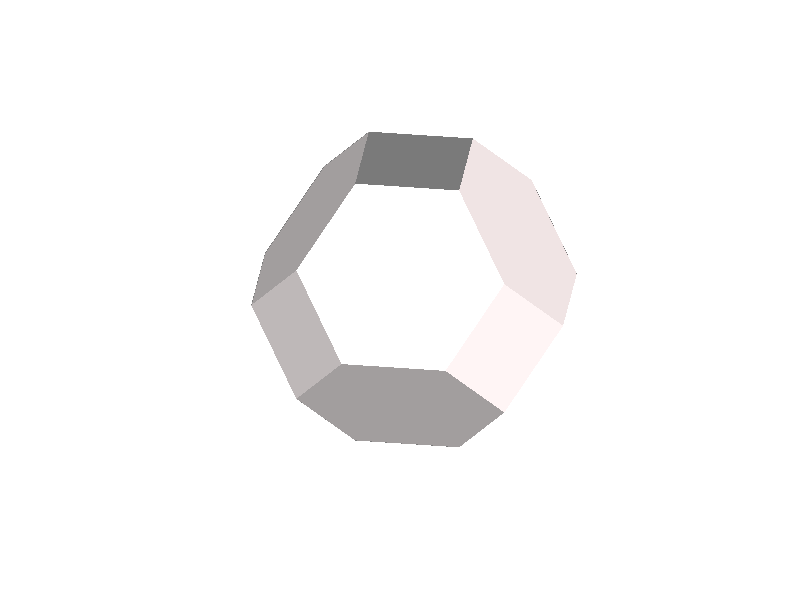

MATLAB code to generate this figure: (Note: this script raises an error after producing the figure.)


%% parameters

scaling_factor=3;

%% lists
corner_list = [
    1.5, 0, -3;
    0, 1.5, -3;
    -1.5, 0, 3;
    0, -1.5, 3;
    -1.5, 3, 0;
    0, 3, -1.5;
    1.5, -3, 0;
    0, -3, 1.5;
    3, -1.5, 0;
    3, 0, -1.5;
    -3, 1.5, 0;
    -3, 0, 1.5;
    0, 1.5, 3;
    1.5, 0, 3;
    0, 3, 1.5;
    1.5, 3, 0;
    3, 0, 1.5;
    3, 1.5, 0;
    0, -1.5, -3;
    -1.5, 0, -3;
    0, -3, -1.5;
    -1.5, -3, 0;
    -3, 0, -1.5;
    -3, -1.5, 0
]/scaling_factor;

edge_list = {...
    [0, 1.5, -3 ; 1.5, 0, -3], ...
    [0, -1.5, 3 ; -1.5, 0, 3], ...
    [0, 3, -1.5 ; 0, 1.5, -3], ...
    [0, 3, -1.5 ; -1.5, 3, 0], ...
    [0, -3, 1.5 ; 0, -1.5, 3], ...
    [0, -3, 1.5 ; 1.5, -3, 0], ...
    [3, -1.5, 0 ; 1.5, -3, 0], ...
    [3, 0, -1.5 ; 1.5, 0, -3], ...
    [3, 0, -1.5 ; 3, -1.5, 0], ...
    [-3, 1.5, 0 ; -1.5, 3, 0], ...
    [-3, 0, 1.5 ; -1.5, 0, 3], ...
    [-3, 0, 1.5 ; -3, 1.5, 0], ...
    [0, 1.5, 3 ; -1.5, 0, 3], ...
    [1.5, 0, 3 ; 0, -1.5, 3], ...
    [1.5, 0, 3 ; 0, 1.5, 3], ...
    [0, 3, 1.5 ; -1.5, 3, 0], ...
    [0, 3, 1.5 ; 0, 1.5, 3], ...
    [1.5, 3, 0 ; 0, 3, -1.5], ...
    [1.5, 3, 0 ; 0, 3, 1.5], ...
    [3, 0, 1.5 ; 3, -1.5, 0], ...
    [3, 0, 1.5 ; 1.5, 0, 3], ...
    [3, 1.5, 0 ; 3, 0, -1.5], ...
    [3, 1.5, 0 ; 1.5, 3, 0], ...
    [3, 1.5, 0 ; 3, 0, 1.5], ...
    [0, -1.5, -3 ; 1.5, 0, -3], ...
    [-1.5, 0, -3 ; 0, 1.5, -3], ...
    [-1.5, 0, -3 ; 0, -1.5, -3], ...
    [0, -3, -1.5 ; 1.5, -3, 0], ...
    [0, -3, -1.5 ; 0, -1.5, -3], ...
    [-1.5, -3, 0 ; 0, -3, 1.5], ...
    [-1.5, -3, 0 ; 0, -3, -1.5], ...
    [-3, 0, -1.5 ; -3, 1.5, 0], ...
    [-3, 0, -1.5 ; -1.5, 0, -3], ...
    [-3, -1.5, 0 ; -3, 0, 1.5], ...
    [-3, -1.5, 0 ; -1.5, -3, 0], ...
    [-3, -1.5, 0 ; -3, 0, -1.5], ...   
};


surface_idx_list = {...
    [3,4,14,13], ...
    [11,12,24,23], ...
    [1,2,20,19], ...
    [16,15,5,6], ...
    [17,18,10,9], ...
    [21,22,8,7], ...
    [5,15,13,3,12,11], ...
    [24,12,3,4,8,22], ...
    [8,4,14,17,9,7], ...
    [18,17,14,13,15,16], ...
    [2,6,5,11,23,20], ...
    [20,23,24,22,21,19], ...
    [19,21,7,9,10,1], ...
    [1,10,18,16,6,2], ...
};

%%
%{
for i = 1:size(corner_list,1)
    p = corner_list(i,:);
    plot3(p(1),p(2),p(3), 'ro', 'MarkerSize', 10, 'MarkerFaceColor', 'r');
    label = string(i);
    text(p(1),p(2),p(3), label, 'FontSize', 17, 'Color', 'blue', 'HorizontalAlignment', 'left');
end
%}

figure(1); clf;
hold on;
for i = 1:size(edge_list,2)
    p = edge_list{i};
    p = p/scaling_factor;
    p1 = p(1,:);
    p2 = p(2,:);
    
    %plot3([p1(1), p2(1)], [p1(2), p2(2)], [p1(3), p2(3)], 'k-', 'LineWidth', 1);
end

delete(findall(gcf,'Type','light'))
%light('Position', [-5, -10, 5], 'Style', 'infinite'); % Add an infinite light source
h=light;

set(h,'Color',[1 0.9 0.9])
set(h,'Position',[-0.5 -1 1])
set(h,'Style','infinite')


%lighting phong
%camlight headlight
lighting gouraud; % Use Gouraud shading for smooth lighting effects


% Adjust material properties
%material shiny; % Make the faces shiny



for i = 1:size(surface_idx_list,2)

    obj=patch('Vertices', corner_list, ...
          'Faces', surface_idx_list{i}, ...
          'FaceColor', [1 1 1]*0.8, ...
          'FaceAlpha', 0.4, ... 
          'EdgeColor', [1 1 1]*0.5, ...
          'EdgeAlpha', 0, ...
          'LineWidth',1);


    %obj.FaceLighting = 'gouraud';
    %{
obj.AmbientStrength = 0.3;
obj.DiffuseStrength = 1.0;
obj.SpecularStrength = 0.9;
obj.SpecularExponent = 25;
obj.SpecularColorReflectance=0.5;
obj.BackFaceLighting = 'reverselit';
    %}
    %
    set(obj,'AmbientStrength',0.5)
    set(obj,'DiffuseStrength',1.0)
    set(obj,'SpecularStrength',0.5)
    set(obj,'SpecularExponent',25)
    set(obj,'SpecularColorReflectance',0.5)
    set(obj,'BackFaceLighting','unlit');
    %}
    %set(obj,'BackFaceLighting','unlit');    
end
%material shiny

% Adjust plot appearance
xlabel('X');
ylabel('Y');
zlabel('Z');
%grid off;
axis equal;
axis off
%view([-68 10]);
%view([-47 15]);
view(3)


% Add lighting
%light('Position', [5, 5, 5], 'Style', 'infinite'); % Add an infinite light source







%ellipsoids
color_x = [0 0.2 1];
color_y = [0 0.2 1];
color_z = [1 0 0.1];

k0 = 0.78;
ellip_wid = 0.10;
ellip_len = 0.2;
ellip_res = 50;




%axes

Xmax = max(abs(corner_list(:,1)));
Ymax = max(abs(corner_list(:,2)));
Zmax = max(abs(corner_list(:,3)));
axisRange = 1.5;%*max([Xmax, Ymax, Zmax]);

arrowSize = 1; % Adjust arrow head size as needed
lineWidth = 1;

%quiver3(0,0,0,axisRange,0,0,'k','LineWidth',lineWidth,'MaxHeadSize',arrowSize);
%line([-axisRange 0],[0 0],[0 0],'Color','k','LineWidth',lineWidth);

%quiver3(0,0,0,0,axisRange,0,'k','LineWidth',lineWidth,'MaxHeadSize',arrowSize);
%line([0 0],[-axisRange 0],[0 0],'Color','k','LineWidth',lineWidth);

%quiver3(0,0,0,0,0,axisRange,'k','LineWidth',lineWidth,'MaxHeadSize',arrowSize);
%line([0 0],[0 0],[-axisRange 0],'Color','k','LineWidth',lineWidth);

%text(1,0,0,'k_x','FontSize',12,'Color','k','HorizontalAlignment','left','VerticalAlignment','middle');
%text(0,1,0,'k_y','FontSize',12,'Color','k','HorizontalAlignment','left','VerticalAlignment','bottom');
%text(0,0,1,'k_z','FontSize',12,'Color',k','HorizontalAlignment','left','VerticalAlignment','bottom');
col_arrow = [1 1 1]*0.4;
arrow_length = 1.55;
arrowHandle =arrow3D([0,0,0], [0,0,arrow_length] ,col_arrow, 0.9);
arrowHandle =arrow3D([0,0,0], [0,0,-arrow_length] , col_arrow, 0.9);
arrowHandle =arrow3D([0,0,0], [0,arrow_length,0] , col_arrow, 0.9);
arrowHandle =arrow3D([0,0,0], [0,-arrow_length,0] , col_arrow, 0.9);
arrowHandle =arrow3D([0,0,0], [arrow_length,0,0] , col_arrow, 0.9);
arrowHandle =arrow3D([0,0,0], [-arrow_length,0,0] , col_arrow, 0.9);

face_alpha = 1;
[x_e, y_e, z_e] = ellipsoid(k0,0,0,ellip_len,ellip_wid,ellip_wid,ellip_res);
surf(x_e, y_e, z_e, 'FaceColor', color_x, 'FaceAlpha', face_alpha, 'EdgeColor', 'none');
[x_e, y_e, z_e] = ellipsoid(-k0,0,0,ellip_len,ellip_wid,ellip_wid,ellip_res);
surf(x_e, y_e, z_e, 'FaceColor', color_x, 'FaceAlpha', face_alpha, 'EdgeColor', 'none');

[x_e, y_e, z_e] = ellipsoid(0,k0,0,ellip_wid,ellip_len,ellip_wid,ellip_res);
surf(x_e, y_e, z_e, 'FaceColor', color_y, 'FaceAlpha', face_alpha, 'EdgeColor', 'none');
[x_e, y_e, z_e] = ellipsoid(0,-k0,0,ellip_wid,ellip_len,ellip_wid,ellip_res);
surf(x_e, y_e, z_e, 'FaceColor', color_y, 'FaceAlpha', face_alpha, 'EdgeColor', 'none');


[x_e, y_e, z_e] = ellipsoid(0,0,k0,ellip_wid,ellip_wid,ellip_len,ellip_res);
surf(x_e, y_e, z_e, 'FaceColor', [color_z], 'FaceAlpha', face_alpha, 'EdgeColor', 'none');
[x_e, y_e, z_e] = ellipsoid(0,0,-k0,ellip_wid,ellip_wid,ellip_len,ellip_res);
surf(x_e, y_e, z_e, 'FaceColor', [color_z], 'FaceAlpha', face_alpha, 'EdgeColor', 'none');


%plot3([0, h.Position(1)],[0 h.Position(2)],[0 h.Position(3)],'r-s')
%%

drawnow


exportgraphics(gcf,'Fig1a_brillouin_zone_fcc.png','ContentType','image','Resolution',1200,'BackgroundColor','white')
%exportgraphics(gcf,'Fig1a_brillouin_zone_fcc.pdf','ContentType','vector')


